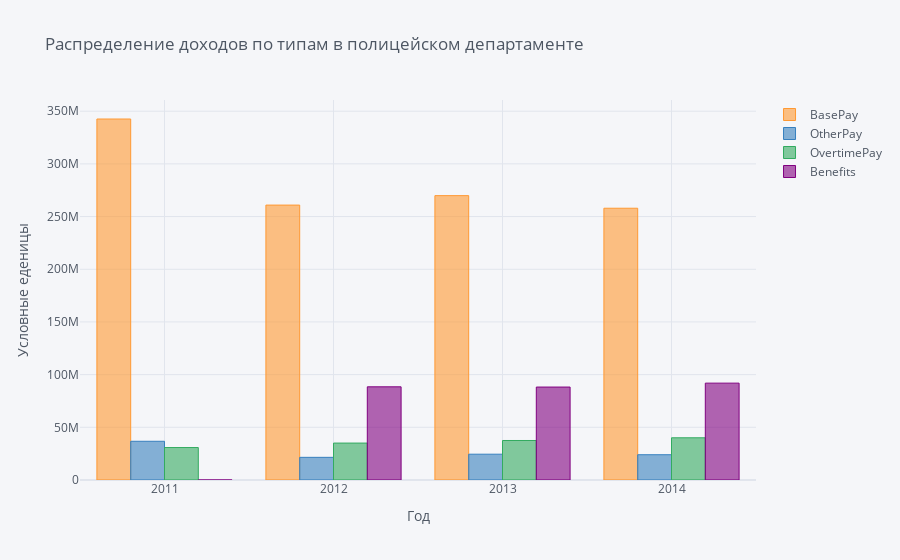
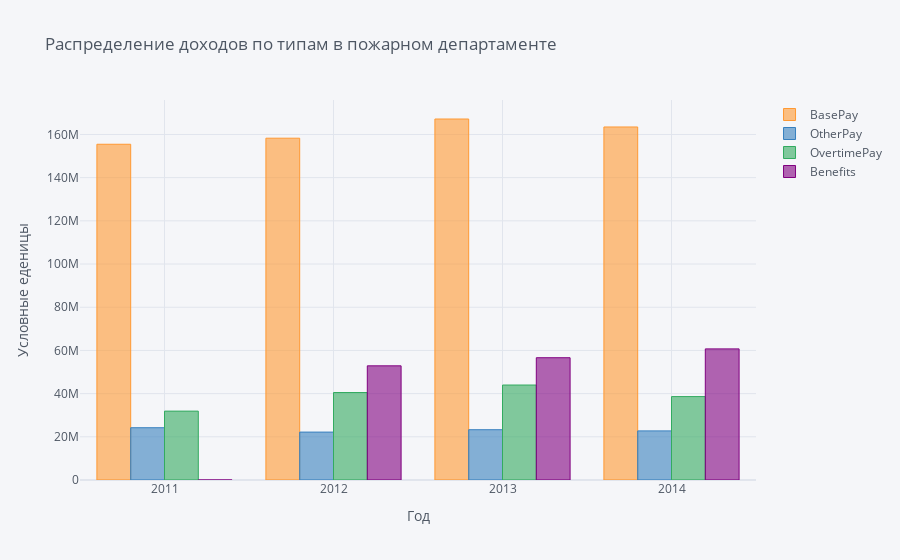
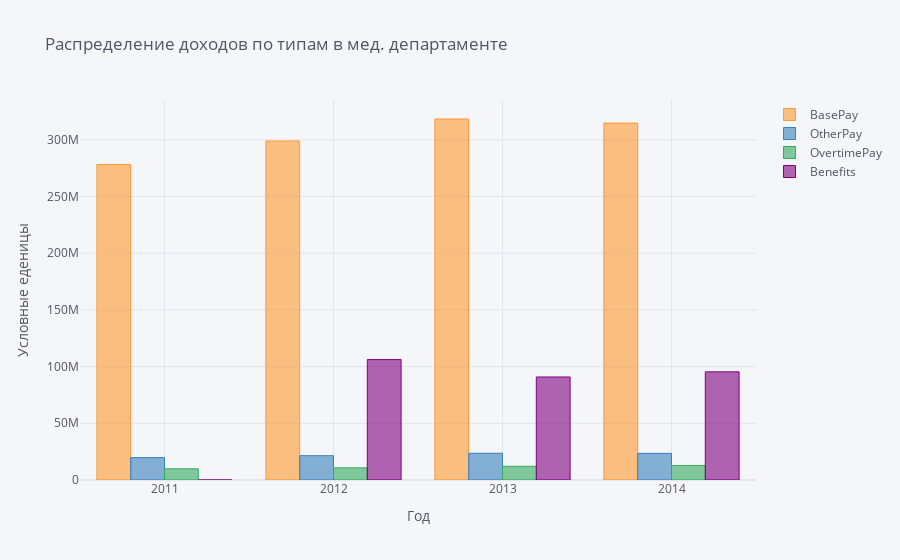

The notebook cell saved with these charts, in order:
### Markdown cell above
# Задание 2.

### Code cell
#распределение доходов по типам в полицейском департаменте
data_pd.groupby('Year')[['BasePay', 'OtherPay', 'OvertimePay', 'Benefits']].agg('sum').iplot(kind = 'bar', title="Распределение доходов по типам в полицейском департаменте", 
                                                                         xaxis_title="Год",
                                                                         yaxis_title="Условные еденицы")
#распределение доходов по типам в пожарном департаменте
data_fd.groupby('Year')[['BasePay', 'OtherPay', 'OvertimePay', 'Benefits']].agg('sum').iplot(kind = 'bar', title="Распределение доходов по типам в пожарном департаменте", 
                                                                         xaxis_title="Год",
                                                                         yaxis_title="Условные еденицы")
#распределение доходов по типам в мед. департаменте
data_hd.groupby('Year')[['BasePay', 'OtherPay', 'OvertimePay', 'Benefits']].agg('sum').iplot(kind = 'bar', title="Распределение доходов по типам в мед. департаменте", 
                                                                         xaxis_title="Год",
                                                                         yaxis_title="Условные еденицы")

### Figure 1 — Plotly figure (JSON) as saved in the notebook; plotly's stock layout.template omitted (floating-point values rounded to 4 significant figures)
{"data": [{"marker": {"color": "rgba(255, 153, 51, 0.6)", "line": {"color": "rgba(255, 153, 51, 1.0)", "width": 1}}, "name": "BasePay", "orientation": "v", "text": "", "type": "bar", "x": [2011, 2012, 2013, 2014], "y": [342600000.0, 260900000.0, 269900000.0, 257900000.0]}, {"marker": {"color": "rgba(55, 128, 191, 0.6)", "line": {"color": "rgba(55, 128, 191, 1.0)", "width": 1}}, "name": "OtherPay", "orientation": "v", "text": "", "type": "bar", "x": [2011, 2012, 2013, 2014], "y": [36750000.0, 21500000.0, 24490000.0, 23990000.0]}, {"marker": {"color": "rgba(50, 171, 96, 0.6)", "line": {"color": "rgba(50, 171, 96, 1.0)", "width": 1}}, "name": "OvertimePay", "orientation": "v", "text": "", "type": "bar", "x": [2011, 2012, 2013, 2014], "y": [30810000.0, 35050000.0, 37500000.0, 40060000.0]}, {"marker": {"color": "rgba(128, 0, 128, 0.6)", "line": {"color": "rgba(128, 0, 128, 1.0)", "width": 1}}, "name": "Benefits", "orientation": "v", "text": "", "type": "bar", "x": [2011, 2012, 2013, 2014], "y": [0, 88430000.0, 88210000.0, 91930000.0]}], "layout": {"legend": {"bgcolor": "#F5F6F9", "font": {"color": "#4D5663"}}, "paper_bgcolor": "#F5F6F9", "plot_bgcolor": "#F5F6F9", "title": {"font": {"color": "#4D5663"}, "text": "Распределение доходов по типам в полицейском департаменте"}, "xaxis": {"gridcolor": "#E1E5ED", "showgrid": true, "tickfont": {"color": "#4D5663"}, "title": {"font": {"color": "#4D5663"}, "text": "Год"}, "zerolinecolor": "#E1E5ED"}, "yaxis": {"gridcolor": "#E1E5ED", "showgrid": true, "tickfont": {"color": "#4D5663"}, "title": {"font": {"color": "#4D5663"}, "text": "Условные еденицы"}, "zerolinecolor": "#E1E5ED"}}}

### Figure 2 — Plotly figure (JSON) as saved in the notebook; plotly's stock layout.template omitted (floating-point values rounded to 4 significant figures)
{"data": [{"marker": {"color": "rgba(255, 153, 51, 0.6)", "line": {"color": "rgba(255, 153, 51, 1.0)", "width": 1}}, "name": "BasePay", "orientation": "v", "text": "", "type": "bar", "x": [2011, 2012, 2013, 2014], "y": [155500000.0, 158300000.0, 167200000.0, 163500000.0]}, {"marker": {"color": "rgba(55, 128, 191, 0.6)", "line": {"color": "rgba(55, 128, 191, 1.0)", "width": 1}}, "name": "OtherPay", "orientation": "v", "text": "", "type": "bar", "x": [2011, 2012, 2013, 2014], "y": [24210000.0, 22190000.0, 23290000.0, 22740000.0]}, {"marker": {"color": "rgba(50, 171, 96, 0.6)", "line": {"color": "rgba(50, 171, 96, 1.0)", "width": 1}}, "name": "OvertimePay", "orientation": "v", "text": "", "type": "bar", "x": [2011, 2012, 2013, 2014], "y": [31900000.0, 40500000.0, 43980000.0, 38630000.0]}, {"marker": {"color": "rgba(128, 0, 128, 0.6)", "line": {"color": "rgba(128, 0, 128, 1.0)", "width": 1}}, "name": "Benefits", "orientation": "v", "text": "", "type": "bar", "x": [2011, 2012, 2013, 2014], "y": [0, 52860000.0, 56620000.0, 60710000.0]}], "layout": {"legend": {"bgcolor": "#F5F6F9", "font": {"color": "#4D5663"}}, "paper_bgcolor": "#F5F6F9", "plot_bgcolor": "#F5F6F9", "title": {"font": {"color": "#4D5663"}, "text": "Распределение доходов по типам в пожарном департаменте"}, "xaxis": {"gridcolor": "#E1E5ED", "showgrid": true, "tickfont": {"color": "#4D5663"}, "title": {"font": {"color": "#4D5663"}, "text": "Год"}, "zerolinecolor": "#E1E5ED"}, "yaxis": {"gridcolor": "#E1E5ED", "showgrid": true, "tickfont": {"color": "#4D5663"}, "title": {"font": {"color": "#4D5663"}, "text": "Условные еденицы"}, "zerolinecolor": "#E1E5ED"}}}

### Figure 3 — Plotly figure (JSON) as saved in the notebook; plotly's stock layout.template omitted (floating-point values rounded to 4 significant figures)
{"data": [{"marker": {"color": "rgba(255, 153, 51, 0.6)", "line": {"color": "rgba(255, 153, 51, 1.0)", "width": 1}}, "name": "BasePay", "orientation": "v", "text": "", "type": "bar", "x": [2011, 2012, 2013, 2014], "y": [278200000.0, 298900000.0, 318300000.0, 314700000.0]}, {"marker": {"color": "rgba(55, 128, 191, 0.6)", "line": {"color": "rgba(55, 128, 191, 1.0)", "width": 1}}, "name": "OtherPay", "orientation": "v", "text": "", "type": "bar", "x": [2011, 2012, 2013, 2014], "y": [19740000.0, 21450000.0, 23590000.0, 23520000.0]}, {"marker": {"color": "rgba(50, 171, 96, 0.6)", "line": {"color": "rgba(50, 171, 96, 1.0)", "width": 1}}, "name": "OvertimePay", "orientation": "v", "text": "", "type": "bar", "x": [2011, 2012, 2013, 2014], "y": [9837000.0, 10700000.0, 12110000.0, 12830000.0]}, {"marker": {"color": "rgba(128, 0, 128, 0.6)", "line": {"color": "rgba(128, 0, 128, 1.0)", "width": 1}}, "name": "Benefits", "orientation": "v", "text": "", "type": "bar", "x": [2011, 2012, 2013, 2014], "y": [0, 106200000.0, 90840000.0, 95370000.0]}], "layout": {"legend": {"bgcolor": "#F5F6F9", "font": {"color": "#4D5663"}}, "paper_bgcolor": "#F5F6F9", "plot_bgcolor": "#F5F6F9", "title": {"font": {"color": "#4D5663"}, "text": "Распределение доходов по типам в мед. департаменте"}, "xaxis": {"gridcolor": "#E1E5ED", "showgrid": true, "tickfont": {"color": "#4D5663"}, "title": {"font": {"color": "#4D5663"}, "text": "Год"}, "zerolinecolor": "#E1E5ED"}, "yaxis": {"gridcolor": "#E1E5ED", "showgrid": true, "tickfont": {"color": "#4D5663"}, "title": {"font": {"color": "#4D5663"}, "text": "Условные еденицы"}, "zerolinecolor": "#E1E5ED"}}}
